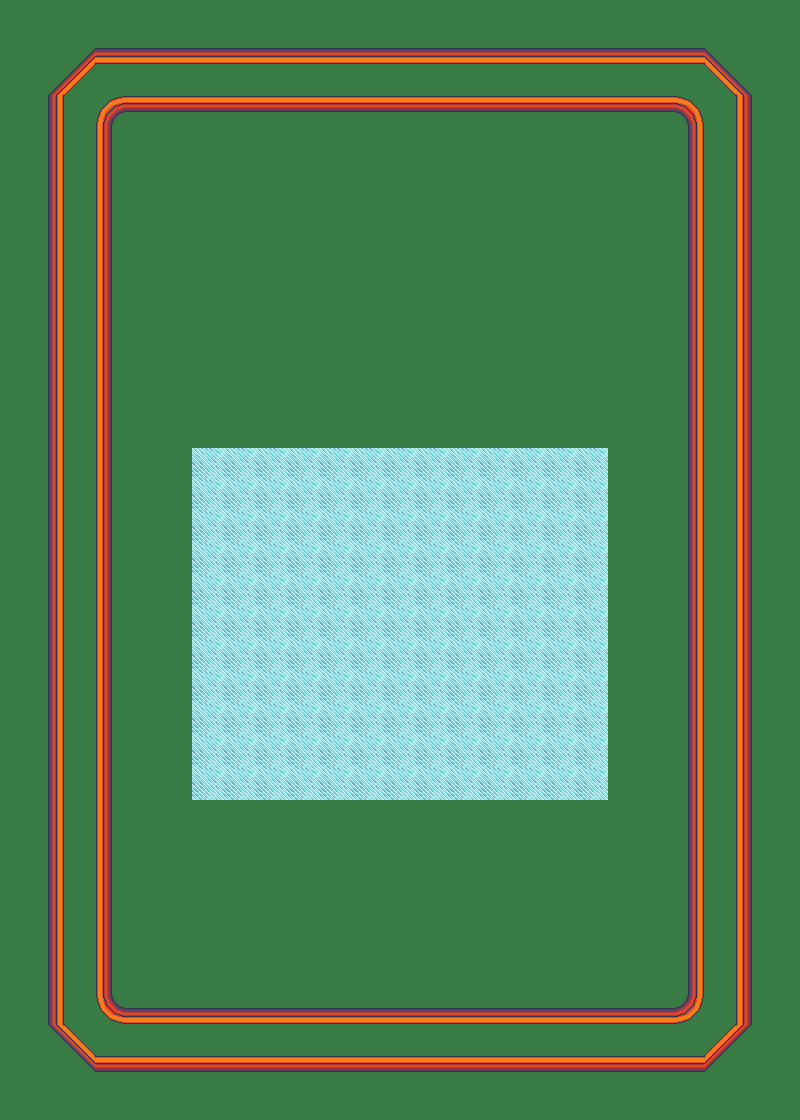

A 2D game scene composited from a Tiled map and its tileset images. What follows is a short description and the map's XML, with each tile layer's data collapsed to a summary:
An orthogonal 25x35 tile map with 32x32 px tiles, 2 tile layers (ground, walls) and 5 objects (exterior, tee, hole, bumper, turret).

<map version="1.0" tiledversion="1.1.4" orientation="orthogonal" renderorder="right-down" width="25" height="35" tilewidth="32" tileheight="32" infinite="0" nextobjectid="40">
 <properties>
  <property name="name" value="Plain Jane" />
  <property name="par" type="int" value="3" />
 </properties>
 <tileset firstgid="1" source="tileset.tsx" />
 <layer name="ground" width="25" height="35">
  <data>[875 cells, 875 non-empty, 2 distinct tile ids]</data>
 </layer>
 <layer name="walls" width="25" height="35">
  <data>[875 cells, 200 non-empty, 16 distinct tile ids]</data>
 </layer>
 <objectgroup name="collision">
  <object id="39" type="exterior" x="688" y="992">
   <polyline points="0,0 0,-872 -8,-880 -568,-880 -576,-872 -576,8 -568,16 -8,16 0,8 0,0" />
  </object>
 </objectgroup>
 <objectgroup name="objects">
  <object id="8" type="tee" gid="183" x="544" y="928" width="32" height="32">
   <properties>
    <property name="facing" type="int" value="90" />
   </properties>
  </object>
  <object id="17" type="hole" gid="169" x="256" y="256" width="32" height="32" />
  <object id="37" type="bumper" gid="184" x="296" y="312" width="32" height="32" />
  <object id="38" type="turret" gid="170" x="608" y="320" width="32" height="32">
   <properties>
    <property name="facing" type="int" value="180" />
   </properties>
  </object>
 </objectgroup>
</map>
